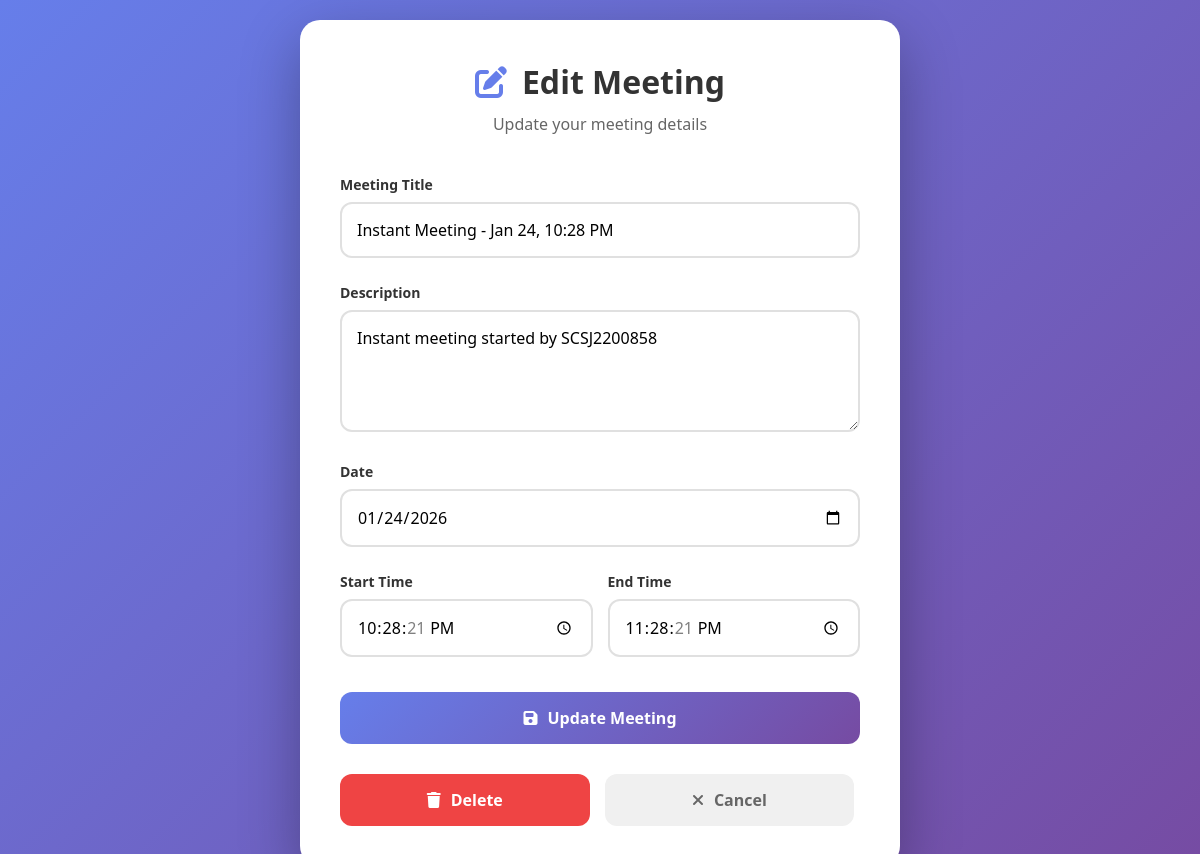
The app's page /edit-meeting.php?id=41 (signed in) with its own data.
### tables this page shows
CREATE TABLE `meetings` (
  `id` int(11) NOT NULL,
  `title` varchar(200) NOT NULL,
  `description` text DEFAULT NULL,
  `host_id` int(11) NOT NULL,
  `meeting_date` date NOT NULL,
  `start_time` time NOT NULL,
  `end_time` time NOT NULL,
  `participants` text DEFAULT NULL,
  `status` enum('scheduled','ongoing','completed','cancelled') DEFAULT 'scheduled',
  `room_id` varchar(100) NOT NULL,
  `password` varchar(255) DEFAULT NULL,
  `is_password_protected` tinyint(1) DEFAULT 0,
  `created_at` timestamp NOT NULL DEFAULT current_timestamp(),
  `updated_at` timestamp NOT NULL DEFAULT current_timestamp() ON UPDATE current_timestamp(),
  `username` varchar(50) NOT NULL
);

### edit-meeting.php (the view, shortened to what this page needs)
<?php
require_once 'connect.php';
$user_id = $_SESSION['user_id'];
$meeting_id = intval($_GET['id'] ?? 0);
$meeting_sql = "SELECT * FROM meetings WHERE id = ? AND host_id = ?";
$stmt = $conn->prepare($meeting_sql);
$stmt->bind_param("ii", $meeting_id, $user_id);
$stmt->execute();
$result = $stmt->get_result();
$meeting = $result->fetch_assoc();
?>
<!DOCTYPE html>
<html lang="en">
<head>
    <link rel="stylesheet" href="https://cdnjs.cloudflare.com/ajax/libs/font-awesome/6.4.0/css/all.min.css">
</head>
<body>
    <div class="edit-meeting-container">
        <div class="header">
            <h1><i class="fas fa-edit"></i> Edit Meeting</h1>
            <p>Update your meeting details</p>
        </div>
        <form method="POST" action="">
            <div class="form-group">
                <label for="title">Meeting Title</label>
                <input type="text" id="title" name="title" class="form-control"
                       value="<?php echo htmlspecialchars($meeting['title']); ?>" required>
            </div>
            <div class="form-group">
                <label for="description">Description</label>
                <textarea id="description" name="description" class="form-control"
                          rows="4"><?php echo htmlspecialchars($meeting['description'] ?? ''); ?></textarea>
            </div>
            <div class="form-group">
                <label for="date">Date</label>
                <input type="date" id="date" name="date" class="form-control"
                       value="<?php echo $meeting['meeting_date']; ?>" required>
            </div>
            <div class="form-row">
                <div class="form-group">
                    <label for="start_time">Start Time</label>
                    <input type="time" id="start_time" name="start_time"
                           class="form-control" value="<?php echo $meeting['start_time']; ?>" required>
                </div>
                <div class="form-group">
                    <label for="end_time">End Time</label>
                    <input type="time" id="end_time" name="end_time"
                           class="form-control" value="<?php echo $meeting['end_time']; ?>" required>
                </div>
            </div>
            <button type="submit" name="update_meeting" class="btn-update">
                <i class="fas fa-save"></i> Update Meeting
            </button>
        </form>
        <div class="button-group">
            <a href="schedule.php?delete=<?php echo $meeting_id; ?>"
               class="btn-delete"
               onclick="return confirm('Are you sure you want to delete this meeting? This action cannot be undone.');">
                <i class="fas fa-trash"></i> Delete
            </a>
            <a href="schedule.php" class="btn-cancel">
                <i class="fas fa-times"></i> Cancel
            </a>
        </div>
    </div>
</body>
</html>

### edit-meeting.php (style rules this page uses)
* { margin: 0; padding: 0; box-sizing: border-box; font-family: 'Segoe UI', Tahoma, Geneva, Verdana, sans-serif; }
body { background: linear-gradient(135deg, #667eea 0%, #764ba2 100%); min-height: 100vh; display: flex; align-items: center; justify-content: center; padding: 20px; }
.edit-meeting-container { background: white; border-radius: 20px; box-shadow: 0 20px 60px rgba(0, 0, 0, 0.3); width: 100%; max-width: 600px; padding: 40px; }
.header { text-align: center; margin-bottom: 40px; }
.header h1 { color: #333; font-size: 32px; margin-bottom: 10px; display: flex; align-items: center; justify-content: center; gap: 15px; }
.header h1 i { color: #667eea; }
.header p { color: #666; font-size: 16px; }
.form-group { margin-bottom: 25px; }
.form-group label { display: block; margin-bottom: 8px; font-weight: 600; color: #333; font-size: 14px; }
.form-control { width: 100%; padding: 15px; border: 2px solid #e0e0e0; border-radius: 12px; font-size: 16px; transition: all 0.3s; }
.form-row { display: grid; grid-template-columns: 1fr 1fr; gap: 15px; }
.btn-update, .btn-delete, .btn-cancel { padding: 15px 30px; border-radius: 12px; font-size: 16px; font-weight: 600; cursor: pointer; border: none; transition: all 0.3s; margin-top: 10px; display: inline-flex; align-items: center; justify-content: center; gap: 10px; text-decoration: none; }
.btn-update { background: linear-gradient(135deg, #667eea, #764ba2); color: white; width: 100%; }
.btn-delete { background: #ef4444; color: white; width: 48%; }
.btn-cancel { background: #f0f0f0; color: #666; width: 48%; }
.button-group { display: flex; gap: 15px; margin-top: 20px; }

### records on screen
meetings: title "Instant Meeting - Jan 24, 10:28 PM", description "Instant meeting started by SCSJ2200858", date "01/24/2026", start_time "22:28:21", end_time "23:28:21"
